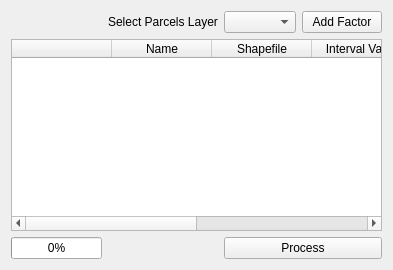
     <widget class="QWidget" name="tab">
      <attribute name="title">
       <string>Proximity Factors</string>
      </attribute>
      <layout class="QGridLayout" name="gridLayout_2">
       <item row="3" column="0" colspan="4">
        <widget class="QTableWidget" name="tableWidget">
         <attribute name="horizontalHeaderCascadingSectionResizes">
          <bool>false</bool>
         </attribute>
         <column>
          <property name="text">
           <string/>
          </property>
         </column>
         <column>
          <property name="text">
           <string>Name</string>
          </property>
         </column>
         <column>
          <property name="text">
           <string>Shapefile</string>
          </property>
         </column>
         <column>
          <property name="text">
           <string>Interval Value</string>
          </property>
         </column>
         <column>
          <property name="text">
           <string>No of Intervals</string>
          </property>
         </column>
         <column>
          <property name="text">
           <string>Result Field</string>
          </property>
         </column>
        </widget>
       </item>
       <item row="0" column="2">
        <widget class="QgsMapLayerComboBox" name="mMapLayerComboBox">
         <property name="sizePolicy">
          <sizepolicy hsizetype="Minimum" vsizetype="Fixed">
           <horstretch>0</horstretch>
           <verstretch>0</verstretch>
          </sizepolicy>
         </property>
         <property name="showCrs">
          <bool>true</bool>
         </property>
        </widget>
       </item>
       <item row="4" column="2" colspan="2">
        <widget class="QPushButton" name="pushButton_3">
         <property name="text">
          <string>Process</string>
         </property>
        </widget>
       </item>
       <item row="0" column="3">
        <layout class="QGridLayout" name="gridLayout_3">
         <item row="0" column="0">
          <widget class="QPushButton" name="pushButton">
           <property name="text">
            <string>Add Factor</string>
           </property>
          </widget>
         </item>
        </layout>
       </item>
       <item row="0" column="1">
        <widget class="QLabel" name="label_2">
         <property name="text">
          <string>Select Parcels Layer</string>
         </property>
        </widget>
       </item>
       <item row="4" column="0">
        <widget class="QProgressBar" name="progressBar_3">
         <property name="value">
          <number>0</number>
         </property>
        </widget>
       </item>
      </layout>
     </widget>
